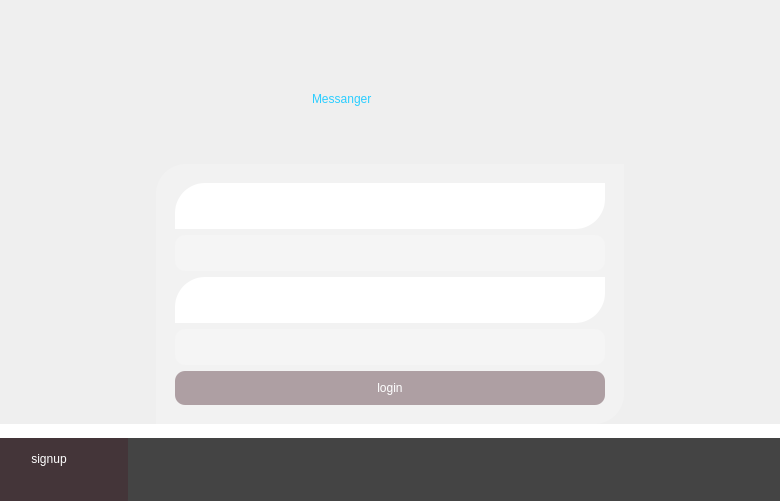
<?xml version="1.0" encoding="UTF-8"?>
<ui version="4.0">
 <class>welcom</class>
 <widget class="QDialog" name="welcom">
  <property name="geometry">
   <rect>
    <x>0</x>
    <y>0</y>
    <width>780</width>
    <height>501</height>
   </rect>
  </property>
  <property name="windowTitle">
   <string>Dialog</string>
  </property>
  <layout class="QVBoxLayout" name="verticalLayout" stretch="14,2">
   <property name="spacing">
    <number>0</number>
   </property>
   <property name="leftMargin">
    <number>0</number>
   </property>
   <property name="topMargin">
    <number>0</number>
   </property>
   <property name="rightMargin">
    <number>0</number>
   </property>
   <property name="bottomMargin">
    <number>0</number>
   </property>
   <item>
    <widget class="QWidget" name="widget_2" native="true">
     <property name="styleSheet">
      <string notr="true">background-image: url(:/Desktop.png);</string>
     </property>
     <layout class="QVBoxLayout" name="verticalLayout_2" stretch="1,3,6,0">
      <property name="spacing">
       <number>0</number>
      </property>
      <property name="leftMargin">
       <number>0</number>
      </property>
      <property name="topMargin">
       <number>0</number>
      </property>
      <property name="rightMargin">
       <number>0</number>
      </property>
      <property name="bottomMargin">
       <number>0</number>
      </property>
      <item>
       <layout class="QHBoxLayout" name="horizontalLayout_3" stretch="10,10,1,1">
        <property name="spacing">
         <number>0</number>
        </property>
        <item>
         <spacer name="horizontalSpacer_5">
          <property name="orientation">
           <enum>Qt::Horizontal</enum>
          </property>
          <property name="sizeHint" stdset="0">
           <size>
            <width>40</width>
            <height>20</height>
           </size>
          </property>
         </spacer>
        </item>
        <item>
         <spacer name="horizontalSpacer_6">
          <property name="orientation">
           <enum>Qt::Horizontal</enum>
          </property>
          <property name="sizeHint" stdset="0">
           <size>
            <width>40</width>
            <height>20</height>
           </size>
          </property>
         </spacer>
        </item>
        <item>
         <widget class="QPushButton" name="pushButton">
          <property name="minimumSize">
           <size>
            <width>10</width>
            <height>10</height>
           </size>
          </property>
          <property name="styleSheet">
           <string notr="true">QPushButton::hover
{
	background-color: rgb(225, 225, 225,255);
}
</string>
          </property>
          <property name="text">
           <string/>
          </property>
          <property name="icon">
           <iconset resource="../project/res.qrc">
            <normaloff>:/hi-def/minus.png</normaloff>:/hi-def/minus.png</iconset>
          </property>
          <property name="flat">
           <bool>true</bool>
          </property>
         </widget>
        </item>
        <item>
         <widget class="QPushButton" name="pushButton_2">
          <property name="minimumSize">
           <size>
            <width>10</width>
            <height>10</height>
           </size>
          </property>
          <property name="mouseTracking">
           <bool>true</bool>
          </property>
          <property name="styleSheet">
           <string notr="true">QPushButton{
border:none;
background:rgb(218, 158, 255,0);
	color: rgb(198, 107, 255);
padding: 10px;
}
QPushButton::hover
{
	background-color: red;
}</string>
          </property>
          <property name="text">
           <string/>
          </property>
          <property name="icon">
           <iconset>
            <normaloff>../project/hi-def/delete.png</normaloff>../project/hi-def/delete.png</iconset>
          </property>
          <property name="default">
           <bool>false</bool>
          </property>
          <property name="flat">
           <bool>false</bool>
          </property>
         </widget>
        </item>
       </layout>
      </item>
      <item>
       <layout class="QHBoxLayout" name="horizontalLayout" stretch="6,4,5">
        <property name="spacing">
         <number>0</number>
        </property>
        <item>
         <spacer name="horizontalSpacer">
          <property name="orientation">
           <enum>Qt::Horizontal</enum>
          </property>
          <property name="sizeType">
           <enum>QSizePolicy::Preferred</enum>
          </property>
          <property name="sizeHint" stdset="0">
           <size>
            <width>40</width>
            <height>20</height>
           </size>
          </property>
         </spacer>
        </item>
        <item>
         <widget class="QLabel" name="label">
          <property name="styleSheet">
           <string notr="true">font: 900 14pt &quot;Segoe UI Black&quot;;
font: 900 18pt &quot;Segoe UI Black&quot;;
color: rgb(255, 255, 255);
background: rgb(255, 255, 255,0);
color: rgb(0, 85, 255);
color: rgb(42, 205, 255);</string>
          </property>
          <property name="text">
           <string>Messanger</string>
          </property>
         </widget>
        </item>
        <item>
         <spacer name="horizontalSpacer_2">
          <property name="orientation">
           <enum>Qt::Horizontal</enum>
          </property>
          <property name="sizeType">
           <enum>QSizePolicy::Preferred</enum>
          </property>
          <property name="sizeHint" stdset="0">
           <size>
            <width>40</width>
            <height>20</height>
           </size>
          </property>
         </spacer>
        </item>
       </layout>
      </item>
      <item>
       <layout class="QHBoxLayout" name="horizontalLayout_2" stretch="1,3,1">
        <item>
         <spacer name="horizontalSpacer_3">
          <property name="orientation">
           <enum>Qt::Horizontal</enum>
          </property>
          <property name="sizeHint" stdset="0">
           <size>
            <width>40</width>
            <height>20</height>
           </size>
          </property>
         </spacer>
        </item>
        <item>
         <widget class="QGroupBox" name="groupBox">
          <property name="styleSheet">
           <string notr="true">padding: 10px;
background-image: url(:/Desktop.pngz);
background-color: rgba(255, 255, 255, 50);
border-top-left-radius:30px;
border-bottom-right-radius:30px;</string>
          </property>
          <property name="title">
           <string/>
          </property>
          <layout class="QVBoxLayout" name="verticalLayout_3">
           <item>
            <widget class="QLabel" name="label_2">
             <property name="styleSheet">
              <string notr="true">background: rgb(255, 255, 255,1);
font: 900 10pt &quot;Segoe UI Black&quot;;
color: rgb(255, 255, 255,255);
color: rgb(255, 255, 255);</string>
             </property>
             <property name="text">
              <string>username</string>
             </property>
            </widget>
           </item>
           <item>
            <widget class="QLineEdit" name="lineEdit">
             <property name="styleSheet">
              <string notr="true">border-radius:10px;</string>
             </property>
            </widget>
           </item>
           <item>
            <widget class="QLabel" name="label_3">
             <property name="styleSheet">
              <string notr="true">background: rgb(255, 255, 255,1);
font: 900 10pt &quot;Segoe UI Black&quot;;
color: rgb(255, 255, 255,255);
color: rgb(255, 255, 255);</string>
             </property>
             <property name="text">
              <string>password</string>
             </property>
            </widget>
           </item>
           <item>
            <widget class="QLineEdit" name="lineEdit_2">
             <property name="styleSheet">
              <string notr="true">border-top-left-radius:0px;
border-bottom-right-radius:0px;
border-radius:10px;</string>
             </property>
             <property name="echoMode">
              <enum>QLineEdit::Password</enum>
             </property>
            </widget>
           </item>
           <item>
            <widget class="QPushButton" name="loginbuttom">
             <property name="enabled">
              <bool>true</bool>
             </property>
             <property name="styleSheet">
              <string notr="true">
QPushButton{
font: 700 10pt &quot;Segoe UI&quot;;
alternate-background: rgb(255, 255, 255);
font: 600 18pt &quot;Segoe UI&quot;;
color: rgb(255, 255, 255);
background: rgb(70, 30, 40,100);
padding: 10px;
border-radius:10px;
}</string>
             </property>
             <property name="text">
              <string>login</string>
             </property>
            </widget>
           </item>
          </layout>
         </widget>
        </item>
        <item>
         <spacer name="horizontalSpacer_4">
          <property name="orientation">
           <enum>Qt::Horizontal</enum>
          </property>
          <property name="sizeHint" stdset="0">
           <size>
            <width>40</width>
            <height>20</height>
           </size>
          </property>
         </spacer>
        </item>
       </layout>
      </item>
      <item>
       <layout class="QGridLayout" name="gridLayout">
        <item row="0" column="0">
         <widget class="QLabel" name="label_4">
          <property name="styleSheet">
           <string notr="true">background: rgb(255, 255, 255,1);
font: 900 8pt &quot;Segoe UI Black&quot;;
color: rgb(255, 255, 255,255);
color: rgb(255, 255, 255);</string>
          </property>
          <property name="text">
           <string>Dont have an account ?</string>
          </property>
         </widget>
        </item>
       </layout>
      </item>
     </layout>
    </widget>
   </item>
   <item>
    <widget class="QWidget" name="widget" native="true">
     <property name="styleSheet">
      <string notr="true">background-color: rgb(68, 68, 68);
color: rgb(68, 68, , 68);</string>
     </property>
     <widget class="QPushButton" name="signupbutton_2">
      <property name="enabled">
       <bool>true</bool>
      </property>
      <property name="geometry">
       <rect>
        <x>-30</x>
        <y>-30</y>
        <width>158</width>
        <height>101</height>
       </rect>
      </property>
      <property name="cursor">
       <cursorShape>ArrowCursor</cursorShape>
      </property>
      <property name="mouseTracking">
       <bool>true</bool>
      </property>
      <property name="tabletTracking">
       <bool>false</bool>
      </property>
      <property name="acceptDrops">
       <bool>false</bool>
      </property>
      <property name="statusTip">
       <string/>
      </property>
      <property name="whatsThis">
       <string/>
      </property>
      <property name="styleSheet">
       <string notr="true">QPushButton::hover
{
	background-color: rgb(225, 225, 225);
}
QPushButton{
font: 700 10pt &quot;Segoe UI&quot;;
alternate-background: rgb(255, 255, 255);
font: 600 16pt &quot;Segoe UI&quot;;
color: rgb(255, 255, 255);
background: rgb(70, 30, 40,100);
padding: 10px;
border-radius:10px;
}</string>
      </property>
      <property name="text">
       <string>signup</string>
      </property>
      <property name="autoDefault">
       <bool>false</bool>
      </property>
      <property name="flat">
       <bool>true</bool>
      </property>
     </widget>
    </widget>
   </item>
  </layout>
 </widget>
 <resources>
  <include location="../project/res.qrc"/>
 </resources>
 <connections/>
</ui>
